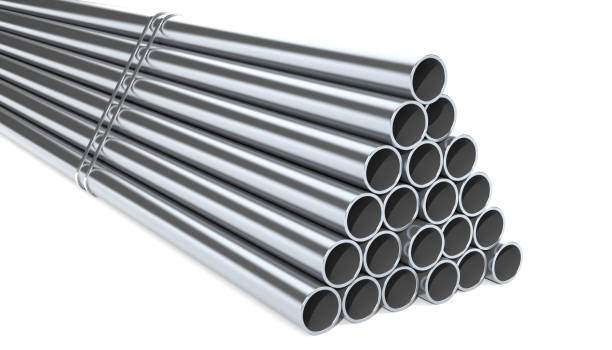
#> input picture Feature Detection/Hough Transformation/pipe3.png, 612 x 350 px
$ jupyter execute HoughCircle.ipynb
#> lines starting #> are read from the running program, lines starting #| are printed output that depends on the picture; after the words box and inside, x2 and y2 are one past the last pixel; in counts of white or black regions, pixels touching at a corner belong together
# Hough Transformation
In this example we will try to count how many pipes by counting the hollow of each pipe

[cell 1]
import cv2
import numpy as np
image = cv2.imread('pipe3.png')
#> image is the input picture: shape (350, 612, 3); mean B, G, R 193.6, 191.6, 189.8
grayscale = cv2.cvtColor(image, cv2.COLOR_BGR2GRAY)
blurred = cv2.GaussianBlur(grayscale, (9, 9), 2)
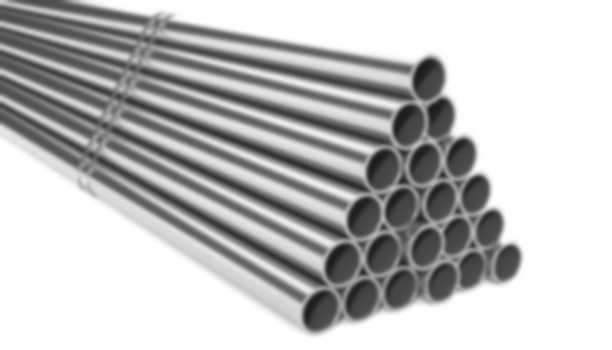
#> blurred: shape (350, 612); min 28, max 255, mean 191.3

minDist: minumum distance between each circles
minRadius
maxRadius

[cell 2]
circles = cv2.HoughCircles(blurred, cv2.HOUGH_GRADIENT,
                           dp=1, minDist=17,
                           param1=190, param2=30,
                           minRadius=10, maxRadius=50)
#> circles = [[408.5, 210.5, 23.9], [376.5, 165.5, 21.6], [352.5, 268.5, 27.2], [435.5, 79.5, 23.8], [392.5, 258.5, 25.7], [427.5, 166.5, 22.8], [334.5, 258.5, 23.5], [330.5, 315.5, 28.1]]

[cell 3]
if circles is not None:
    circles = np.uint16(np.around(circles))
#> circles = [[408, 210, 24], [376, 166, 22], [352, 268, 27], [436, 80, 24], [392, 258, 26], [428, 166, 23], [334, 258, 24], [330, 316, 28]]
    for circle in circles[0, :]:
        center = (circle[0], circle[1])  # center coordinate
        radius = circle[2]
        cv2.circle(image, center, radius, (255, 0, 255), 3)  # draw the circle
#> this loop made 8 passes
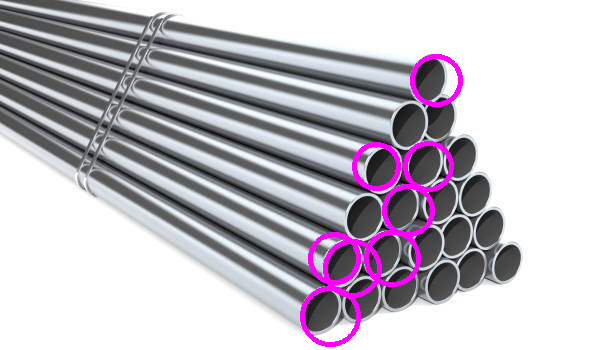
#> image: shape (350, 612, 3); 2.76% of pixels changed, all inside (x1, y1, x2, y2) = (300, 54, 463, 347)

    cv2.imshow('Detected Pipes', image)
    cv2.waitKey(0)
    cv2.destroyAllWindows()

number_of_pipes = circles.shape[1]
#> number_of_pipes = 8
print(f"Number of detected pipes: {number_of_pipes}")
#| Number of detected pipes: 8

$ run again, with Feature Detection/Hough Transformation/pipe2.jpg saved as Feature Detection/Hough Transformation/pipe3.png
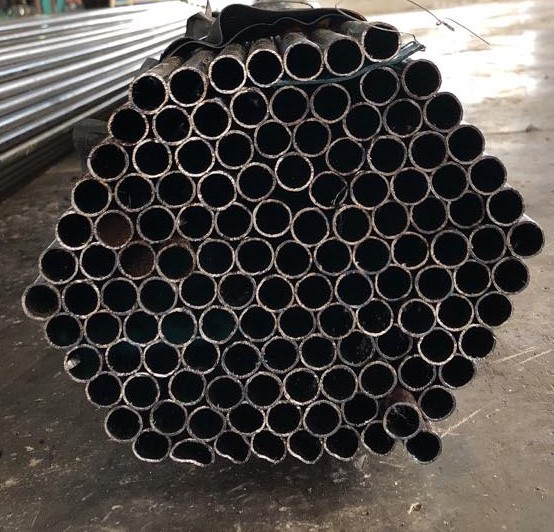
#> input picture Feature Detection/Hough Transformation/pipe2.jpg, 554 x 532 px
#> image is the input picture: shape (532, 554, 3); mean B, G, R 69.7, 72.6, 77.2
#> `blurred = cv2.GaussianBlur(grayscale, (9, 9), 2)`:
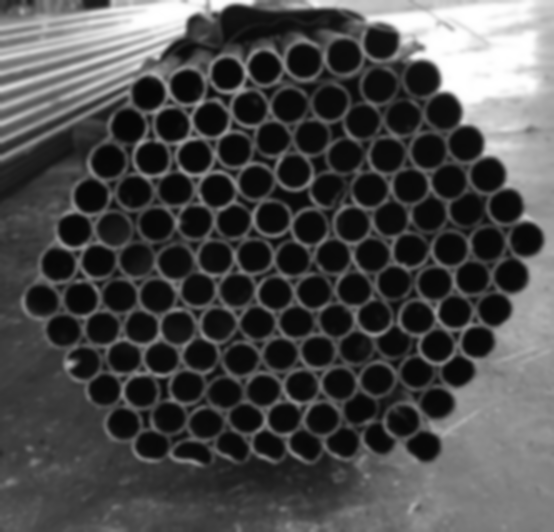
#> blurred: shape (532, 554); min 6, max 255, mean 73.7
#> `circles = cv2.HoughCircles(blurred, cv2.HOUGH_GRADIENT, dp=1, minDist=..`: circles = 94 rows, first 8: [343.5, 55.5, 17.2], [255.5, 181.5, 15.8], [369.5, 189.5, 16.5], [454.5, 311.5, 15.4], [303.5, 60.5, 17], [140.5, 391.5, 15.2], [339.5, 383.5, 15.2], [416.5, 317.5, 20.2]
#> `circles = np.uint16(np.around(circles))`: circles = 94 rows, first 8: [344, 56, 17], [256, 182, 16], [370, 190, 16], [454, 312, 15], [304, 60, 17], [140, 392, 15], [340, 384, 15], [416, 318, 20]
#> the loop `for circle in circles[0, :]:` made 94 passes
#> after the loop `for circle in circles[0, :]:`:
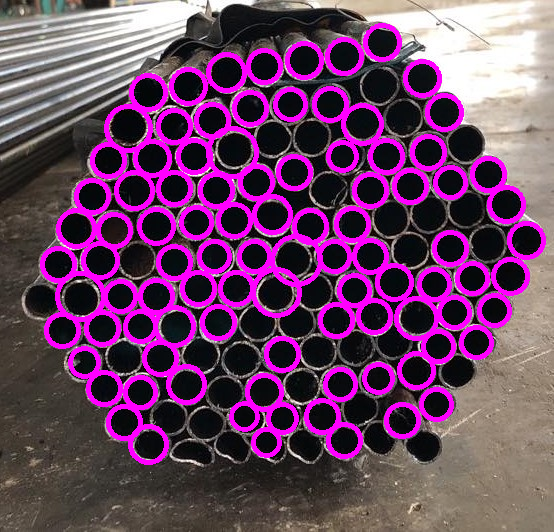
#> image: shape (532, 554, 3); 15.9% of pixels changed, all inside (x1, y1, x2, y2) = (40, 23, 546, 465)
#| Number of detected pipes: 94
